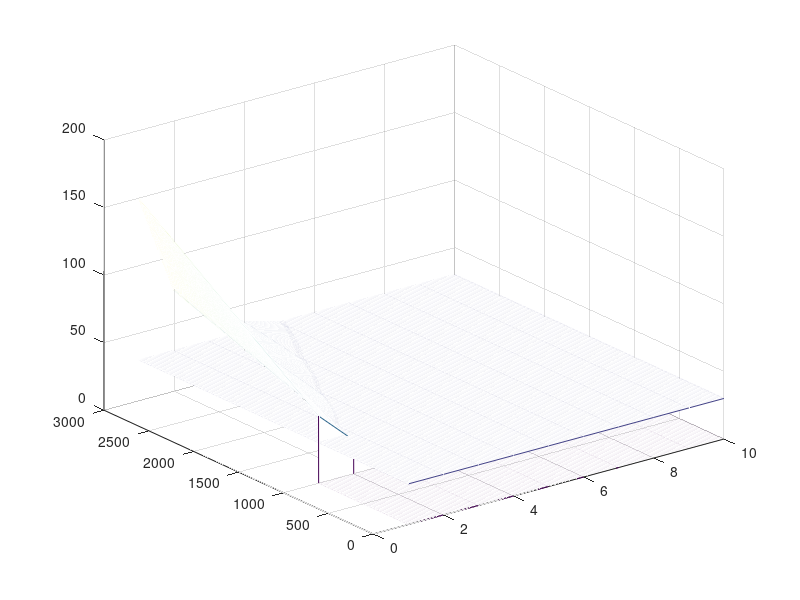

The MATLAB script that drew this image:
clear;
clc;

% RC Car Specs
Size = 1/10;    % RC Car Scale
GR = 5;      % Gear ratio motor shaft to wheel shaft (N2/N1)
m_car = 5.0;        % RC Car mass, KG

% Battery Specs
V_cell_nom = 3.6;       % Nominal cell voltage, V
V_cell_max = 4.2;       % Max cell voltage, V
I_cell_rated = 25;      % Cell continuous discharge rating (max) A
m_cell = 0.043;         % Cell mass, kg
P_count = 2;            % Pack P-Count
S_count = 4;             % Pacl S-Count

V_pack_nom = V_cell_nom *S_count; % Nominal Pack Volatage, V
m_pack = m_cell * P_count * S_count; % Total pack mass, kg
I_pack_max = I_cell_rated * P_count;    % Pack continuous discharge current (max) A


% Motor Specs
kV = 3500;              % kV Rating, RPM/V
V_motor_max = 15;             % Max Voltage
I_motor_max = 140;            % Max Current
P_max = V_motor_max*I_motor_max;    % Max Power
W_m_max = kV*V_motor_max/60*2*pi; % Motor max speed, Rad/s
T_m_max = P_max/W_m_max;    % Motor max torque


% Calculate motor speed needed for max speed
v_car_req = 30;                 % Minimum top speed requirement, m/s
R_wheel_supra = 0.33;           % Full size car tire radius, m
R_wheel = R_wheel_supra*Size;   % RC Car tire radius, m
C_wheel = pi*2*R_wheel;         % RC Car tire circumference, m
W_wheel_req = v_car_req / C_wheel * 2 * pi; % Minimum wheel speed requirement, Rad/s
W_motor_req = W_wheel_req*GR; % Min motor speed to meet top speed requirement w/ gear ratio, Rad/s

%{
 Calculate motor torque required from rolling resistance
c_rr = 0.03;                    % Rolling resistance coefficient
F_rr = c_rr * m_car * 9.81;     % Rolling resistance force, N
%}

% 3D Plot V_max as f(s_count, GR)

x=1;
for kV = 1000:1:3000
    y = 1;
    for GR = 1:1:10

        
        w_motor = kV * V_pack_nom/60*2*pi;      % Motor speed, Rad/s
        w_wheel = w_motor * 1/GR;                 % Wheel speed, Rad/s
        v_car(kV, GR) = C_wheel * w_wheel / (2*pi);     % Car speed, m/s
        %display(v_car(x, y));

        y = y+1;
    end
    x = x+1;
end

plane(1:kV,1:GR) = v_car_req;

close all
figure;
mesh(v_car);
hold on
mesh(plane);


% 3D Plot for Acceleration

P_motor = V_pack_nom * I_pack_max;
T_m = P_motor / w_motor;

F_fric = T_m * GR / R_wheel; % Net friction propulsion force from car tire to ground, N

a_car = F_fric / m_car;     % Car acceleration m/s^2, assuming no slipping, no drag, no rolling resistance
t_vmax = v_car_req / a_car; % Acceleration time from zero to the requiremd max speed